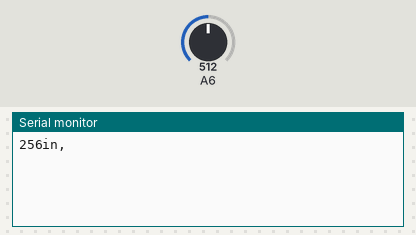
Simulated run of this sketch. Board: Arduino Mega 2560, built with avr-gcc and run on an emulated ATmega2560. On the bench: the last lines printed to the serial monitor. The inputs (shaded band) are chosen by the test bench; at power-on: A6 = 512.

Above: at 1.2 s.
1.3 s: A6 set to 716
At 2.5 s:
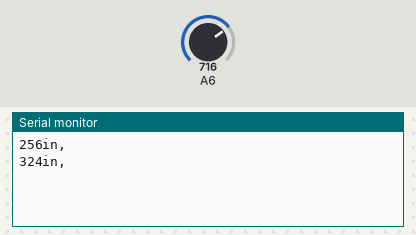
2.8 s: A6 set to 900
At 3.5 s:
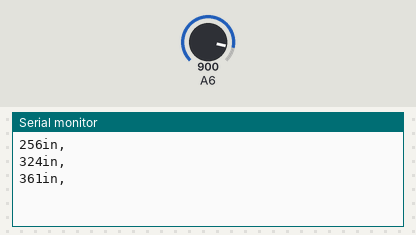
Timing chart, 0 to 5.8 s (numbered marks = the images above; inputs shaded):
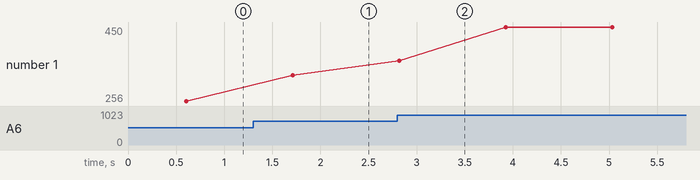

The sketch:

_80_rangefinders_analog_unit1.ino
```cpp
//Author: Jesse Mejía and from Bruce Allen
//Date: 06/2016

#define pinCount 8
int sensorPins[] = {
  22
};

//variables needed to store values

long anVolt, inches, cm;
int sum = 0; //Create sum variable so it can be averaged
int avgrange = 60; //Quantity of values to average (sample size)

void setup() {
   //This opens up a serial connection to shoot the results back to the PC console
  Serial.begin(9600);

}

void loop() {
  for (int i = 0; i < avgrange ; i++){
    //Scale factor is (Vcc/512) per inch. A 5V supply yields ~9.8mV/in
    //analog pin goes from 0 to 1024, so the value has to be divided by 2 to get the actual inches
    anVolt = analogRead(sensorPins[0]) / 2;

    sum += anVolt;

    delay(10);
  }

 inches = sum / avgrange;
 cm = inches * 2.54;
 Serial.print(inches);
 Serial.print("in, ");
 Serial.println();

  //reset sample total
  sum = 0;

  delay(500);

}
```

Measured:
- after the input at 1.3 s, the serial monitor: prints a new line after 0.41 s (image 1)
- after the input at 2.8 s, the serial monitor: prints a new line at once (image 2)
- plotted number 1: 256 → 324 after the input at 1.3 s, 324 → 450 after the input at 2.8 s
